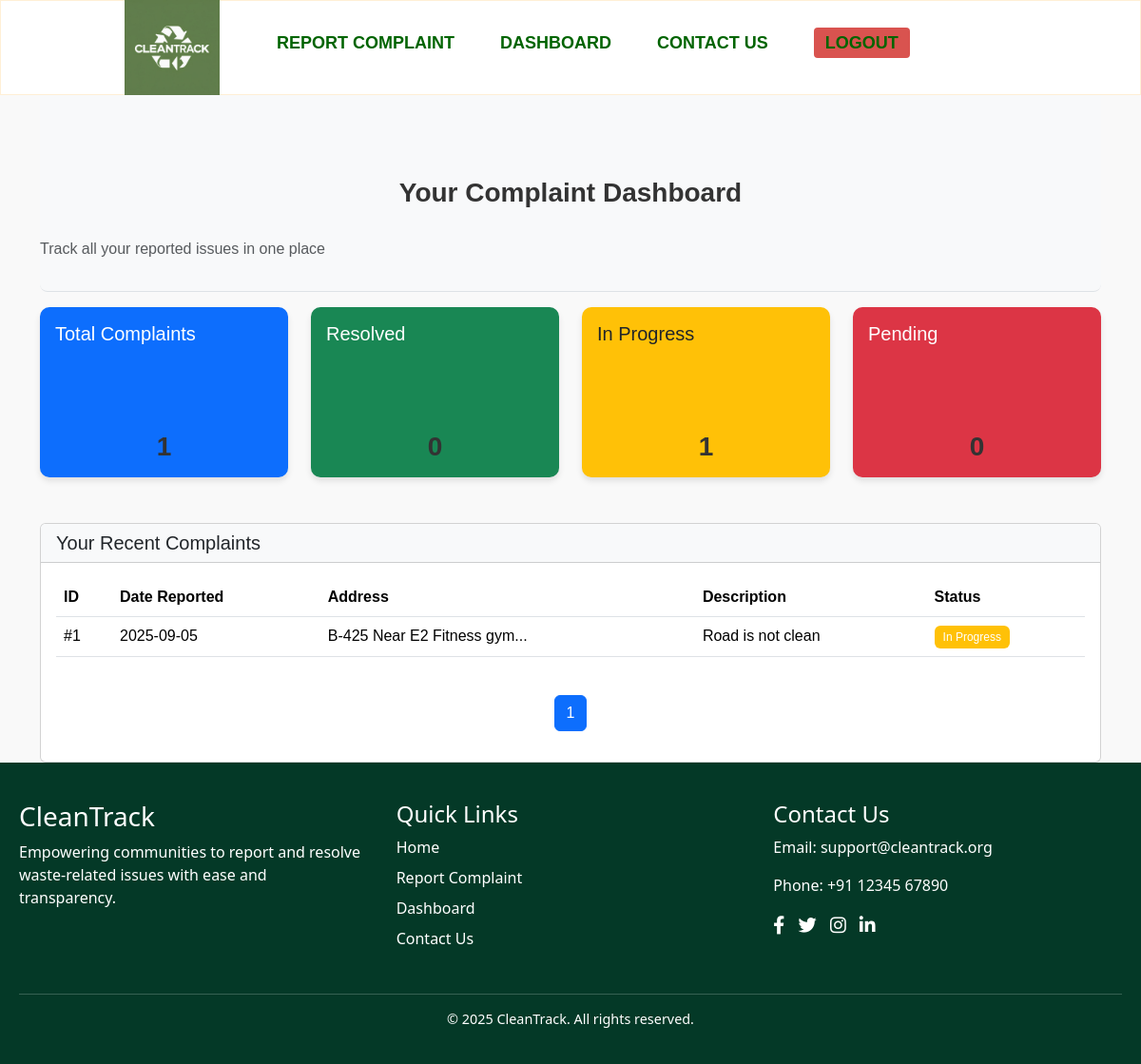
The page /dashboard (signed in) on the database its author committed.
### models.py (models this page shows)
class CleanTrack(db.Model):
    __tablename__ = 'clean_track'
    id = db.Column(db.Integer, primary_key=True)
    user_id = db.Column(db.Integer, db.ForeignKey('user.id'), nullable=False)
    email_id = db.Column(db.String(100))
    name = db.Column(db.String(100))
    address = db.Column(db.String(500), nullable=False)
    description = db.Column(db.String(700), nullable=False)
    status = db.Column(db.String(50), default='Pending')
    date_listed = db.Column(db.DateTime, default=datetime.utcnow)

### app.py (the view)
@app.route('/dashboard')
def dashboard():
    user = get_current_user()
    if not user:
        return redirect(url_for('login'))
    page = request.args.get('page', 1, type=int)
    per_page = 5
    total_complaints = CleanTrack.query.count()
    resolved_complaints = CleanTrack.query.filter_by(status='Resolved').count()
    in_progress = CleanTrack.query.filter_by(status='In Progress').count()
    pending_complaints = total_complaints - resolved_complaints - in_progress
    complaints = CleanTrack.query.order_by(
        CleanTrack.date_listed.desc()
    ).paginate(page=page, per_page=per_page)
    return render_template('dashboard.html',
        total_complaints=total_complaints,
        resolved_complaints=resolved_complaints,
        in_progress=in_progress,
        pending_complaints=pending_complaints,
        complaints=complaints.items,
        page=page,
        total_pages=complaints.pages
    )

### app.py (called while the page is built)
def get_current_user():
    user_id = session.get('user_id')
    if user_id:
        return User.query.get(user_id)
    return None

### templates/dashboard.html (shortened to what this page needs)
{% extends "base.html" %}
{% block body %}
<div class="container">
    <div class="dashboard-header py-3 mb-3 border-bottom">
        <h2>Your Complaint Dashboard</h2>
        <p class="text-muted">Track all your reported issues in one place</p>
    </div>
    <div class="row mb-5">
        <div class="col-md-3">
            <div class="card status-card bg-primary text-white">
                <div class="card-body">
                    <h5 class="card-title">Total Complaints</h5>
                    <h2 class="mb-0">{{ total_complaints }}</h2>
                </div>
            </div>
        </div>
        <div class="col-md-3">
            <div class="card status-card bg-success text-white">
                <div class="card-body">
                    <h5 class="card-title">Resolved</h5>
                    <h2 class="mb-0">{{ resolved_complaints }}</h2>
                </div>
            </div>
        </div>
        <div class="col-md-3">
            <div class="card status-card bg-warning text-dark">
                <div class="card-body">
                    <h5 class="card-title">In Progress</h5>
                    <h2 class="mb-0">{{ in_progress }}</h2>
                </div>
            </div>
        </div>
        <div class="col-md-3">
            <div class="card status-card bg-danger text-white">
                <div class="card-body">
                    <h5 class="card-title">Pending</h5>
                    <h2 class="mb-0">{{ pending_complaints }}</h2>
                </div>
            </div>
        </div>
    </div>
    <div class="card">
        <div class="card-header bg-light">
            <h5 class="mb-0">Your Recent Complaints</h5>
        </div>
        <div class="card-body">
            <div class="table-responsive">
                <table class="table table-hover">
                    <thead>
                        <tr>
                            <th>ID</th>
                            <th>Date Reported</th>
                            <th>Address</th>
                            <th>Description</th>
                            <th>Status</th>
                        </tr>
                    </thead>
                    <tbody>
                        {% for complaint in complaints %}
                        <tr>
                            <td>#{{ complaint.id }}</td>
                            <td>{{ complaint.date_listed.strftime('%Y-%m-%d') }}</td>
                            <td>{{ complaint.address|truncate(30) }}</td>
                            <td>{{ complaint.description|truncate(50) }}</td>
                            <td>
                                <span class="badge
                                    {% if complaint.status == 'Resolved' %}bg-success
                                    {% elif complaint.status == 'In Progress' %}bg-warning
                                    {% else %}bg-secondary{% endif %}">
                                    {{ complaint.status }}
                                </span>
                            </td>
                        </tr>
                        {% endfor %}
                    </tbody>
                </table>
            </div>
            <nav aria-label="Page navigation">
                <ul class="pagination justify-content-center mt-4">
                    {% for p in range(1, total_pages+1) %}
                    <li class="page-item {% if p == page %}active{% endif %}">
                        <a class="page-link" href="?page={{ p }}">{{ p }}</a>
                    </li>
                    {% endfor %}
                </ul>
            </nav>
        </div>
    </div>
</div>
{% endblock body %}

### static/styles/style.css (style rules this page uses)
* { margin: 0; padding: 0; box-sizing: border-box; }
html, body { height: 100%; width: 100%; }
.status-card { border-radius: 10px; transition: transform 0.3s ease; border: none; box-shadow: 0 4px 6px rgba(0, 0, 0, 0.1); }
.dashboard-header { background-color: #f8f9fa; border-radius: 8px; }
.badge { padding: 0.5em 0.75em; font-weight: 500; }
.container h2 { margin-top: 90px; margin-bottom: 30px; }
:root { --ct-green:#2f4f2f; --ct-green-hover:#3b6e3b; --bg:#f9f9f9; --white:#ffffff; --text:#333333; --border:#dcdcdc; --success-bg:#d4edda; --success-text:#155724; --error-bg:#f8d7da; --error-text:#721c24; }
* { box-sizing: border-box; }
body { font-family: Arial, Helvetica, sans-serif; background: var(--bg); color: var(--text); margin: 0; padding-top: 80px; }
h2 { text-align: center; margin-top: 30px; margin-bottom: 20px; color: #333; font-size: 28px; font-weight: 600; }

### rows shown on the page
CleanTrack: id "1", date_listed "2025-09-05", address "B-425 Near E2 Fitness gym...", description "Road is not clean", status "In Progress"

### other values the page prints
{{ total_complaints }} "1"
{{ resolved_complaints }} "0"
{{ in_progress }} "1"
{{ pending_complaints }} "0"
{{ p }} "1"
